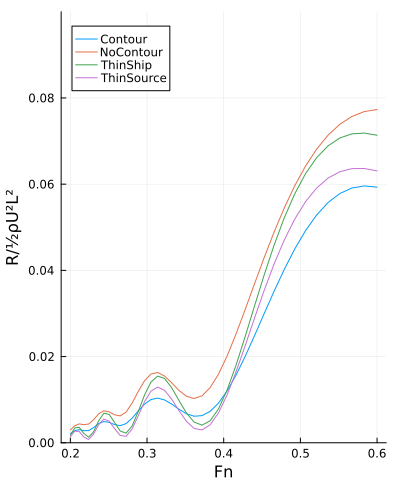

Generate this figure with Julia:
using NeumannKelvin,Plots

# Neumann-Kelvin wave drag on the half-body, doubled for both sides
Cw(panels;domain) = -2steadyforce(directsolve!(PanelSystem(panels;domain),verbose=false),S=1)[1]

# Thin-ship wave drag: prescribed sources q=nₓ/4π on `sources` (no solve), pressure measured on the hull
function Cw₀(panels,sources=panels;domain)
    sys = NeumannKelvin.set_q!(PanelSystem(sources;domain),components(panels.n,1)/4π)
    2sum(p->cₚ(p.x,sys)*p.n[1]*p.dA,panels)
end
squash(v::SVector{3,<:Number}) = v .* SA[1,0,1] # project onto y=0
squash(v::AbstractArray) = map(squash,v)
squash(v) = v
centreplane(panels) = Table(map(p->map(squash,p),panels)) # Michell's thin-ship sources

function prism(hᵤ,hᵥ=1.618hᵤ;q=0.2,Z=2,c=0.05,r=1.2)
    # Define prism surface
    surface(u,v) = SA[0.5cos(π*u),0.5q*sin(π*u),-v]
    # Define WL segments based on pseudo-arclength
    S,s⁻¹ = NeumannKelvin.arclength(u->surface(u,0),hᵤ,c,0,1)
    Nᵤ = round(Int,S/hᵤ)
    u = s⁻¹(range(0,S,Nᵤ+1))
    uc,du = 0.5*(u[1:end-1]+u[2:end]), diff(u)
    # Define vertical segments with geometric growth
    Nᵥ = round(Int,log(1+Z/hᵥ*(r-1))/log(r))
    v = @. hᵥ*(1-r^(0:Nᵥ))/(1-r)
    vc,dv = 0.5*(v[1:end-1]+v[2:end]), diff(v)
    # Measure each panel
    measure.(surface,uc,vc',du,dv',flip=true) |> Table
end
panels = prism(0.05)

dat = map(logrange(0.2,0.6,40)) do Fn
    domain = Kelvin(Fn^2,sym_axes=2,filter=false)
    (Fn=Fn,Contour=Cw(panels,domain=Kelvin(Fn^2,sym_axes=2,contour=true,filter=false)),
           NoContour=Cw(panels;domain),
           ThinShip=Cw₀(panels,centreplane(panels);domain),
           ThinSource=Cw₀(panels;domain))
end |> Table
plot(dat.Fn,[dat.Contour dat.NoContour dat.ThinShip dat.ThinSource],label=["Contour" "NoContour" "ThinShip" "ThinSource"],
     xlabel="Fn",ylabel="R/½ρU²L²",size=(400,500),ylims=(0,0.1))
savefig("examples/elliptical_prism.png")

function WL(panels;domain) # wave elevation ζg/U² along the waterline
    sys = directsolve!(PanelSystem(panels;domain),verbose=false)
    wl = filter(NeumannKelvin.onwaterline,panels)
    components(wl.x,1),[ζ(x .* SA[1,1,0],sys) for x in wl.x]
end
plot(); for (n,c) in zip((40,28,20),reverse(palette(:Blues_4)))
    x,z = WL(prism(1/n,1/2n); domain=Kelvin(0.2^2,sym_axes=2,contour=true,filter=true))
    plot!(x,z,label="hᵤ=L/$n",line=(2),marker=(2,),markerstrokewidth=0;c)
end;plot!(xlabel="x/L",ylabel="ζg/U²")
savefig("examples/elliptical_prismWLconv.png")
